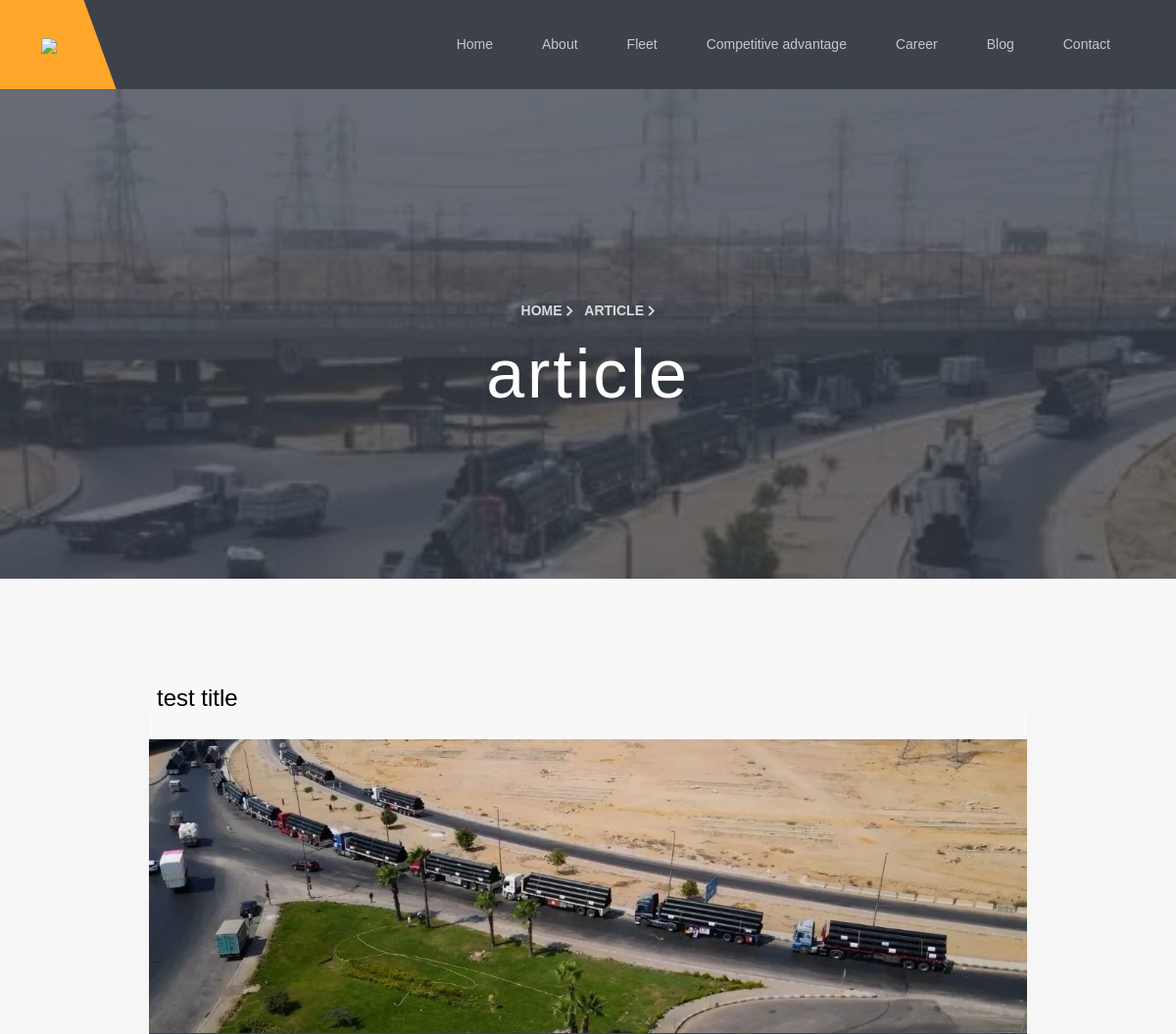
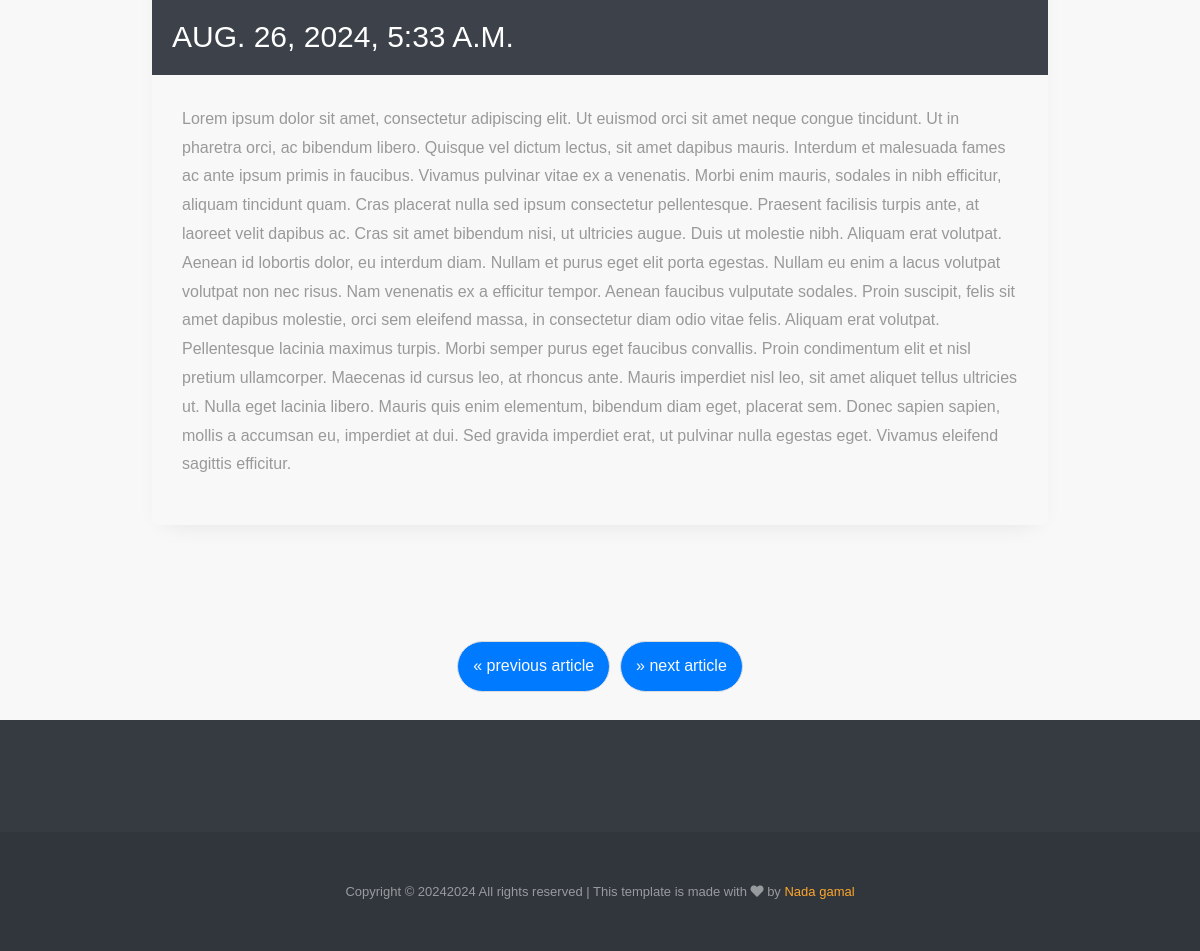
/articles/1/, run on the app's committed database (2 pictures, top to bottom).
### homepage/models.py (models this page shows, shortened)
class Article(models.Model):
    title = models.CharField("Article's title", max_length=200)
    description = models.CharField("Short description of the Article (for SEO)", max_length=300)
    body = models.TextField("Article's body")
    image = models.ImageField(upload_to="Articles images")
    pub_date = models.DateTimeField("date published")
    class Meta:
        verbose_name = "Article"
        verbose_name_plural = "Articles"

### homepage/views.py (the view)
# urls.py: path("articles/<int:article_id>/", views.articles, name="articles"),
def articles(request, article_id):
    article = get_object_or_404(Article, pk=article_id)
    try:
        prev_article = Article.objects.get(pk=article_id-1)
    except Article.DoesNotExist:
        prev_article = None
    try:
        next_article = Article.objects.get(pk=article_id+1)
    except Article.DoesNotExist:
        next_article = None
    return render(
        request,
        "homepage/article.html",
        {"article": article, "prev_article": prev_article, "next_article": next_article})

### homepage/templates/homepage/article.html (shortened to what this page needs)
{% load static %}
<!DOCTYPE html>
<html lang="en">
<head>
    <link rel="stylesheet" href="{% static 'homepage/css/all.min.css' %}">
    <link rel="stylesheet" href="{% static 'homepage/css/bootstrap.min.css' %}">
    <link rel="stylesheet" href="{% static 'homepage/css/About_us.css' %}">
    <link rel="stylesheet" href="{% static 'homepage/css/style2.css' %}">
</head>
<body>
    <nav class="navbar navbar-expand-lg  ftco-navbar-light">
        <div class="container-xl">
            <a class="navbar-brand aside-stretch align-items-center" href="index.html">
                <img src="{% static 'homepage/images/logo_psd.webp' %}%" class="logo-img">
            </a>
            <div class="collapse navbar-collapse" id="navbarSupportedContent">
                <ul class="navbar-nav ms-auto mb-2 mb-lg-0">
                    <li class="nav-item"><a class="nav-link" href="{% url 'homepage:index' %}">Home</a></li>
                    <li class="nav-item"><a class="nav-link" href="{% url 'homepage:about' %}">About</a></li>
                    <li class="nav-item"><a class="nav-link" href="{% url 'homepage:fleet' %}">Fleet</a></li>
                    <li class="nav-item"><a class="nav-link" href="{% url 'homepage:advantage' %}">Competitive
                            advantage</a></li>
                    <li class="nav-item"><a class="nav-link" href="{% url 'homepage:career' %}">Career</a></li>
                    <li class="nav-item"><a class="nav-link" href="{% url 'homepage:blog' %}">Blog</a></li>
                    <li class="nav-item"><a class="nav-link" href="{% url 'homepage:contact' %}">Contact</a></li>
                </ul>
            </div>
        </div>
    </nav>
    <section class="hero-wrap hero-wrap-2" style="background-image: url('{% static 'homepage/images/2.webp' %}');">
        <div class="overlay"></div>
        <div class="container">
            <div class="row no-gutters slider-text align-items-center justify-content-center">
                <div class="col-md-9 pt-5 text-center">
                    <p class="breadcrumbs"><span class="me-2"><a href="index.html">Home <i
                                    class="fa fa-chevron-right"></i></a></span> <span>article <i
                                class="fa fa-chevron-right"></i></span></p>
                    <h1 class="mb-0 bread">article </h1>
                </div>
            </div>
        </div>
    </section>
        <section class="ftco-section bg-light ftco-no-pt p-5">
            <div class="container-xl">
                <div class="row justify-content-center">
                    <div class="col-md-10 col-lg-5 d-flex">
                        <div class="blog-entry justify-content-end aos-init aos-animate" data-aos="fade-up"
                            data-aos-duration="1000" data-aos-delay="100">
                            <div class="text p-2">
                             <h1 class="heading mb-3"><a href="#">{{article.title}}</a></h1>
                            </div>
                            <a href="artical.html" class="block-20 img d-flex align-items-end photo"
                                style="background-image: url('{% static 'homepage/images/8.webp' %}');">
                            </a>
                            <div class="meta-date mb-0 ms-12">
                                <span>{{article.pub_date}}</span>
                            </div>
                            <div class="text">
                                <p>{{article.body}}</p>
                            </div>
                        </div>
                    </div>
                </div>
            </div>
        </section>
        <div class="pagination p-2">
            <a href="#" class="page-link">&laquo; previous article</a>
            <a href="#" class="page-link">&raquo; next article</a>
        </div>
        <footer class="ftco-footer">
            <div class="container-fluid px-0 py-5 bg-darken">
                <div class="container-xl">
                    <div class="row">
                        <div class="col-md-12 text-center">
                            <p class="mb-0" style="color: rgba(255,255,255,.5); font-size: 13px;">Copyright ©
                                <script>document.write(new Date().getFullYear());</script>2024 All rights reserved |
                                This
                                template is made with <i class="fa fa-heart color-danger" aria-hidden="true"></i> by <a
                                    href="" target="_blank" rel="nofollow noopener">Nada gamal</a>
                            </p>
                        </div>
                    </div>
                </div>
            </div>
        </footer>
</body>
</html>

### homepage/static/homepage/css/About_us.css (style rules this page uses)
.hero-wrap.hero-wrap-2 { min-height: auto; height: 500px; background-position: top center; background-attachment: fixed; }
.hero-wrap.hero-wrap-2 .overlay { opacity: .7; }
.hero-wrap.hero-wrap-2 .slider-text { min-height: auto; height: 500px; }

### homepage/templates/homepage/article.html (style rules this page uses)
.blog-entry { background-color: rgba(248,248,248,1); }
.heading { font-family: "Poppins", Arial, Helvetica, sans-serif; font-weight: 300px; font-size: 100px; color: #0056b3; }
.pagination { display: flex; justify-content: center; align-items: center; margin: 20px 0; }
.page-link { color: #f8f9fa; padding: 10px 15px; margin: 0 5px; text-decoration: none; background-color: #007bff; border: 1px solid #ddd; border-radius: 50px; transition: background-color 0.3s ease; }

### data on the page
Article: title "test title", pub_date "AUG. 26, 2024, 5:33 A.M.", body "Lorem ipsum dolor sit amet, consectetur adipiscing elit. Ut euismod orci sit amet neque congue tincidunt. Ut in pharetra orci, ac bibendum libero. Quisque vel dictum lectus, sit amet dapibus mauris. Interdum et malesuada fames ac ante ipsum primis in faucibus. Vivamus pulvinar vitae ex a venenatis. Morbi enim mauris, sodales in nibh efficitur, aliquam tincidunt quam. Cras placerat nulla sed ipsum consectetur pellentesque. Praesent facilisis turpis ante, at laoreet velit dapibus ac. Cras sit amet bibendum nisi, ut ultricies augue. Duis ut molestie nibh. Aliquam erat volutpat. Aenean id lobortis dolor, eu interdum diam. Nullam et purus eget elit porta egestas. Nullam eu enim a lacus volutpat…"
